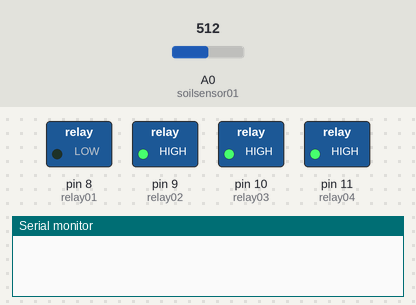
A sketch run on a simulated Arduino Uno, built with avr-gcc and run on an emulated ATmega328P. On the bench: switched loads named in the sketch (green lamp = pin HIGH), the last lines printed to the serial monitor. The test bench sets the inputs (shaded band); at power-on: A0 (soilsensor01) = 512.

Above: at 0.1 s.
At 0.6 s:
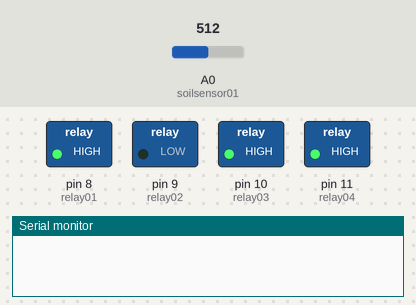
At 2.8 s:
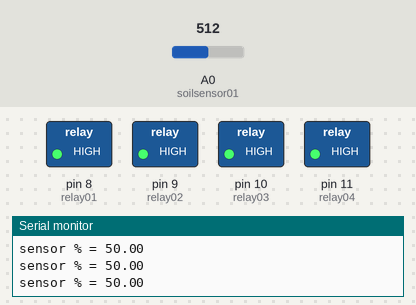
2.9 s: A0 (soilsensor01) set to 0
5.9 s: A0 (soilsensor01) set to 122
Timing chart, 0 to 8.9 s (numbered marks = the images above; inputs shaded):
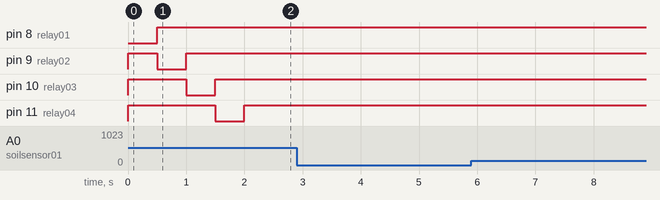

The sketch:

self_watering.ino
```cpp
/*Hardware abstraction layer*/
const int relay01 = 8;
const int relay02 = 9;
const int relay03 = 10;
const int relay04 = 11;
const int soilsensor01 = A0;
const int soilsensor02 = A1;


/*System abstraction layer*/
const int valve01 = relay01;
const int valve02 = relay02;
const int pump = relay04;

int flag = 0;
double moisture01 = 0;
double moisture02 = 0;

void setup() {
  // put your setup code here, to run once:
  pinMode(relay01, OUTPUT);
  pinMode(relay02, OUTPUT);
  pinMode(relay03, OUTPUT);
  pinMode(relay04, OUTPUT);
  digitalWrite(relay01, HIGH);
  digitalWrite(relay02, HIGH);
  digitalWrite(relay03, HIGH);
  digitalWrite(relay04, HIGH);
  Serial.begin(9600);
}

void loop() {
  // put your main code here, to run repeatedly:
  if(flag == 0)
  {
    digitalWrite(relay01,LOW);
    delay(500);
    digitalWrite(relay01,HIGH);

    digitalWrite(relay02,LOW);
    delay(500);
    digitalWrite(relay02,HIGH);

    digitalWrite(relay03,LOW);
    delay(500);
    digitalWrite(relay03,HIGH);

    digitalWrite(relay04,LOW);
    delay(500);
    digitalWrite(relay04,HIGH);
    flag = 1;
  }
  moisture01 = 100 - analogRead(soilsensor01)/1024.0*100;
  Serial.print("sensor % = ");
  Serial.println(moisture01);
}
```
